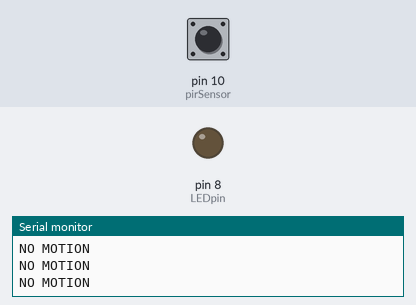
This sketch was run on a simulated Arduino Uno, built with avr-gcc and run on an emulated ATmega328P. On the bench: output pins drawn as LEDs (lit = HIGH), the last lines printed to the serial monitor. Dashed ring = blinking. The test bench sets the inputs (shaded band); at power-on: pin 10 (pirSensor) LOW.

Above: at 1.2 s.
1.3 s: pin 10 (pirSensor) driven HIGH
At 1.9 s:
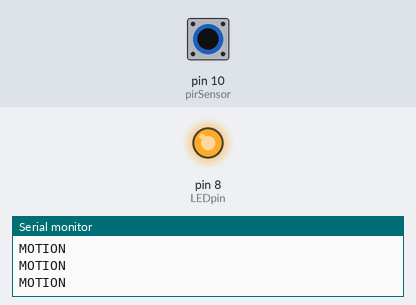
2.8 s: pin 10 (pirSensor) driven LOW
At 3.2 s:
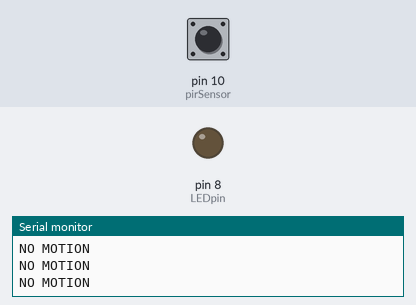
5.8 s: pin 10 (pirSensor) pulsed HIGH 2 times (0.12 s each, 0.3 s apart)
At 5.86 s:
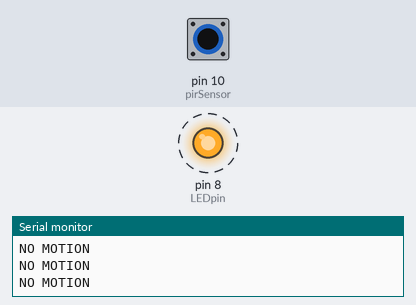
9.4 s: pin 10 (pirSensor) pulsed HIGH 5 times (0.12 s each, 0.3 s apart)
At 11.9 s:
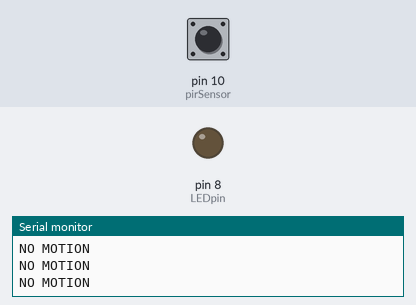
Timing chart, 0 to 13.4 s (numbered marks = the images above; inputs shaded):
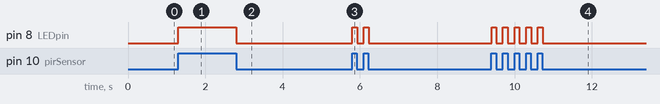

The sketch:

PIR_example03.ino
```cpp
int pirSensor = 10;
int LEDpin = 8;

void setup() {
  pinMode(pirSensor, INPUT);
  pinMode(LEDpin, OUTPUT);
  Serial.begin(9600);
}

void loop() {
  int sensorValue = digitalRead(pirSensor);

  if( sensorValue == HIGH )
  {
    digitalWrite(LEDpin, HIGH);
    Serial.print("MOTION\n");
  }
  else
  {
    digitalWrite(LEDpin, LOW);
    Serial.print("NO MOTION\n");
  }

}
```

Measured:
- after the input at 1.3 s, pin 8 (LEDpin): LOW → HIGH at once
- after the input at 2.8 s, pin 8 (LEDpin): HIGH → LOW at once
- after the input at 5.8 s, pin 8 (LEDpin): alternates HIGH for 0.12 s and LOW for 0.18 s, 4 changes in all, then stays LOW, starting at once
- after the input at 9.4 s, pin 8 (LEDpin): alternates HIGH for 0.12 s and LOW for 0.18 s, 10 changes in all, then stays LOW, starting at once
